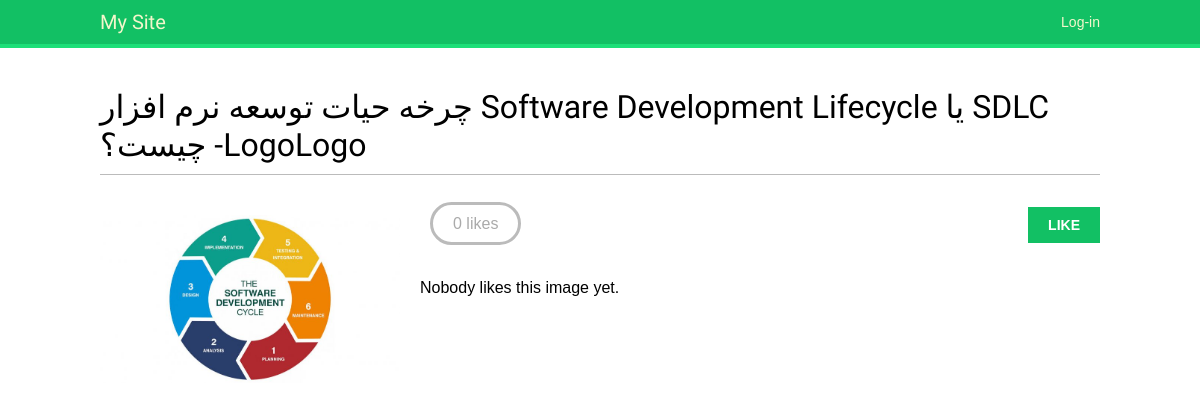
The page /images/detail/3/software-development-lifecycle-sdlc-logologo/ on the database its author committed.
### images/models.py (models this page shows, shortened)
class Image(models.Model):
    user = models.ForeignKey(settings.AUTH_USER_MODEL,
                             related_name = 'images_created',
                             on_delete=models.CASCADE)
    title = models.CharField(max_length=200)
    slug = models.SlugField(max_length=200,blank=True)
    url = models.URLField()
    image = models.ImageField(upload_to = 'images/%Y/%m/%d/')
    description = models.TextField(blank=True)
    created = models.DateField(auto_now_add=True,db_index=True)
    users_like = models.ManyToManyField(settings.AUTH_USER_MODEL, related_name='images_liked',blank=True)

### images/views.py (the view)
# urls.py: path('detail/<int:id>/<slug:slug>/',views.image_detail,name='detail'),
def image_detail(request,id,slug):
    image = get_object_or_404(Image,id=id,slug=slug)
    return render(request,'images/image/detail.html',{'section':'images','image':image})

### images/templates/images/image/detail.html (shortened to what this page needs)
{% extends "base.html" %}
{% load thumbnail %}
{% block content %}
  <h1>{{ image.title }}</h1>
  <a href="{{ image.image.url }}">
    <img src="{% thumbnail image.image 200x0 %}" class="image-detail">
  </a>
  {% with total_likes=image.users_like.count users_like=image.users_like.all %}
    <div class="image-info">
      <div>
        <span class="count">
          <span class="total">{{ total_likes }}</span>
          like{{ total_likes|pluralize }}
        </span>
        <a href="#"  data-id="{{ image.id }}" data-action="{% if request.user in users_like %}un{% endif %}like" class="like button">
          {% if request.user not in users_like %}
            Like
          {% else %}
            Unlike
          {%endif%}
        </a>
      </div>
    </div>
    <div class="image-likes">
      {% for user in users_like %}
        <div>
          <img src="{{ user.profile.photo.url }}">
          <p>{{ user.first_name }}</p>
        </div>
      {% empty %}
        Nobody likes this image yet.
      {% endfor %}
    </div>
  {% endwith %}
{% endblock %}

### account/static/css/base.css (style rules this page uses)
body { margin:0; padding:0; font-family:helvetica, sans-serif; }
a { color:#12c064; text-decoration:none; }
h1, h2, h3, h4, h5 , h6 { font-family: 'Muli', sans-serif; font-weight:normal; }
h1 { border-bottom:1px solid #bbb; padding:0 0 10px 0; margin:10px 0 20px 0; }
input[type=submit], a.button { font-weight:bold; background:#12c064; color:#fff; padding:10px 20px; font-size:14px; text-transform:uppercase; }
.image-preview, .image-detail { max-width:300px; float:left; margin:0 20px 20px 0; }
.image-detail { margin-top:20px; }
.image-info div { padding:20px 0; overflow:auto; }
.count { color:#aaa; border:3px solid #bbb; border-radius:26px; padding:10px 20px; margin:20px 10px 0; }
a.like, a.follow { float:right; margin-top:-8px; }

### rows shown on the page
Image: title "چرخه حیات توسعه نرم افزار Software Development Lifecycle یا SDLC چیست؟ -LogoLogo", image (picture)

### other values the page prints
{{ total_likes }} "0"
